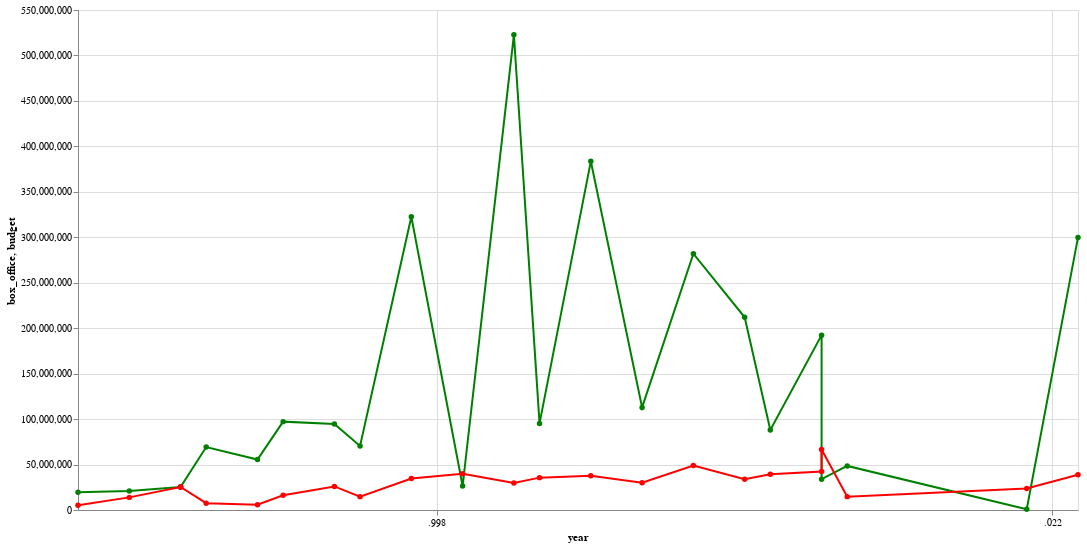

Source (notebook cell):
### Code cell
chart = box + budget
chart.properties(
    width=1000,
    height=500
)

### Figure 1 — Vega-Lite specification as saved in the notebook (floating-point values rounded to 4 significant figures)
{"config": {"view": {"continuousWidth": 300, "continuousHeight": 300}}, "layer": [{"mark": {"type": "line", "color": "green", "point": {"fill": "green"}}, "encoding": {"tooltip": [{"field": "movie", "type": "nominal"}, {"field": "box_office", "type": "quantitative"}], "x": {"field": "year", "type": "temporal"}, "y": {"field": "box_office", "type": "quantitative"}}}, {"mark": {"type": "line", "color": "red", "point": {"fill": "red"}}, "encoding": {"tooltip": [{"field": "movie", "type": "nominal"}, {"field": "budget", "type": "quantitative"}], "x": {"field": "year", "type": "temporal"}, "y": {"field": "budget", "type": "quantitative"}}}], "data": {"name": "data-28ff8114ea5b8367971f2e44587967e7"}, "height": 500, "width": 1000, "$schema": "https://vega.github.io/schema/vega-lite/v5.20.1.json", "datasets": {"data-28ff8114ea5b8367971f2e44587967e7": [{"movie": "Nausicaa", "release_date": "1984-03-11T00:00:00", "year": 1984, "budget": 5193000.0, "box_office": 19470000.0, "return": 2.75}, {"movie": "Castle in the Sky", "release_date": "1986-08-02T00:00:00", "year": 1986, "budget": 13880000.0, "box_office": 20820000.0, "return": 0.5}, {"movie": "Grave of the Fireflies", "release_date": "1988-04-15T00:00:00", "year": 1988, "budget": 25350000.0, "box_office": 25350000.0, "return": 0.0}, {"movie": "My Neighbor Totoro", "release_date": "1988-04-15T00:00:00", "year": 1988, "budget": 25350000.0, "box_office": 25350000.0, "return": 0.0}, {"movie": "Kiki's Delivery Service", "release_date": "1989-07-29T00:00:00", "year": 1989, "budget": 7484000.0, "box_office": 69220000.0, "return": 8.25}, {"movie": "Only Yesterday", "release_date": "1991-07-20T00:00:00", "year": 1991, "budget": 5878000.0, "box_office": 55560000.0, "return": 8.451}, {"movie": "Porco Rosso", "release_date": "1992-07-18T00:00:00", "year": 1992, "budget": 16200000.0, "box_office": 97210000.0, "return": 5.0}, {"movie": "Pom Poko", "release_date": "1994-07-16T00:00:00", "year": 1994, "budget": 25930000.0, "box_office": 94510000.0, "return": 2.646}, {"movie": "Whisper of the Heart", "release_date": "1995-07-15T00:00:00", "year": 1995, "budget": 14710000.0, "box_office": 70450000.0, "return": 3.789}, {"movie": "Princess Mononoke", "release_date": "1997-07-12T00:00:00", "year": 1997, "budget": 34610000.0, "box_office": 322600000.0, "return": 8.323}, {"movie": "My Neighbors the Yamadas", "release_date": "1999-07-17T00:00:00", "year": 1999, "budget": 39890000.0, "box_office": 26370000.0, "return": -0.339}, {"movie": "Spirited Away", "release_date": "2001-07-20T00:00:00", "year": 2001, "budget": 29750000.0, "box_office": 522700000.0, "return": 16.57}, {"movie": "The Cat Returns", "release_date": "2002-07-19T00:00:00", "year": 2002, "budget": 35610000.0, "box_office": 95260000.0, "return": 1.675}, {"movie": "Howl's Moving Castle", "release_date": "2004-11-20T00:00:00", "year": 2004, "budget": 37620000.0, "box_office": 383500000.0, "return": 9.195}, {"movie": "Tales from Earthsea", "release_date": "2006-07-29T00:00:00", "year": 2006, "budget": 30050000.0, "box_office": 112800000.0, "return": 2.755}, {"movie": "Ponyo", "release_date": "2008-07-19T00:00:00", "year": 2008, "budget": 48910000.0, "box_office": 281900000.0, "return": 4.763}, {"movie": "Arrietty", "release_date": "2010-07-17T00:00:00", "year": 2010, "budget": 33780000.0, "box_office": 212000000.0, "return": 5.276}, {"movie": "From Up On Poppy Hill", "release_date": "2011-07-16T00:00:00", "year": 2011, "budget": 39300000.0, "box_office": 88110000.0, "return": 1.242}, {"movie": "The Wind Rises", "release_date": "2013-07-20T00:00:00", "year": 2013, "budget": 42250000.0, "box_office": 192300000.0, "return": 3.552}, {"movie": "The Tale of Princess Kaguya", "release_date": "2013-11-23T00:00:00", "year": 2013, "budget": 66520000.0, "box_office": 33860000.0, "return": -0.491}, {"movie": "When Marnie Was There", "release_date": "2014-07-19T00:00:00", "year": 2014, "budget": 14710000.0, "box_office": 48480000.0, "return": 2.295}, {"movie": "Earwig and the Witch", "release_date": "2021-02-03T00:00:00", "year": 2021, "budget": 23640000.0, "box_office": 858900.0, "return": -0.9637}, {"movie": "The Boy and the Heron", "release_date": "2023-07-14T00:00:00", "year": 2023, "budget": 38770000.0, "box_office": 299900000.0, "return": 6.734}]}}
